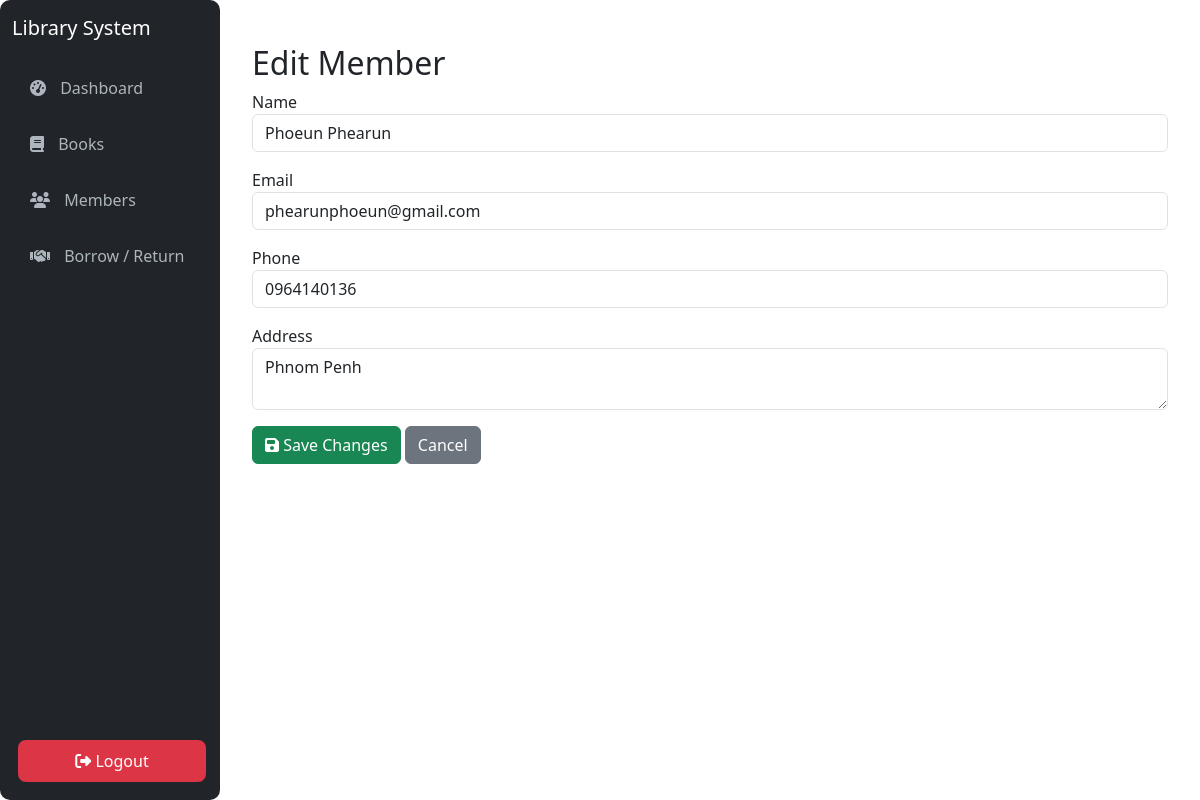
Screenshot of /PHPFinalProject/edit_member.php?id=3 with the database file from the repository.
### tables this page shows
CREATE TABLE `members` (
  `member_id` int(11) NOT NULL,
  `name` varchar(150) NOT NULL,
  `email` varchar(150) DEFAULT NULL,
  `phone` varchar(20) DEFAULT NULL,
  `address` text DEFAULT NULL,
  `created_at` timestamp NOT NULL DEFAULT current_timestamp(),
  `updated_at` timestamp NOT NULL DEFAULT current_timestamp() ON UPDATE current_timestamp()
);

### PHPFinalProject/edit_member.php (the view, shortened to what this page needs)
<?php
include "layout.php";
$id = $_GET['id'] ?? 0;
$member = $conn->query("SELECT * FROM members WHERE member_id=$id")->fetch_assoc();
?>
<!DOCTYPE html>
<html lang="en">
<head>
</head>
<body>
    <main class="content">
        <div class="container mt-4">
            <h2>Edit Member</h2>
            <form method="POST">
                <div class="mb-3">
                <label>Name</label>
                <input type="text" name="name" class="form-control" value="<?= htmlspecialchars($member['name']) ?>" required>
                </div>
                <div class="mb-3">
                <label>Email</label>
                <input type="email" name="email" class="form-control" value="<?= htmlspecialchars($member['email']) ?>" required>
                </div>
                <div class="mb-3">
                <label>Phone</label>
                <input type="text" name="phone" class="form-control" value="<?= htmlspecialchars($member['phone']) ?>">
                </div>
                <div class="mb-3">
                <label>Address</label>
                <textarea name="address" class="form-control"><?= htmlspecialchars($member['address']) ?></textarea>
                </div>
                <button class="btn btn-success"><i class="fa fa-save"></i> Save Changes</button>
                <a href="members.php" class="btn btn-secondary">Cancel</a>
            </form>
        </div>
</main>
</body>
</html>

### PHPFinalProject/style.css (style rules this page uses)
.content { margin-left: 220px; padding: 20px; }

### rows the page displays
members: name "Phoeun Phearun", email "phearunphoeun@gmail.com", phone "0964140136", address "Phnom Penh"
